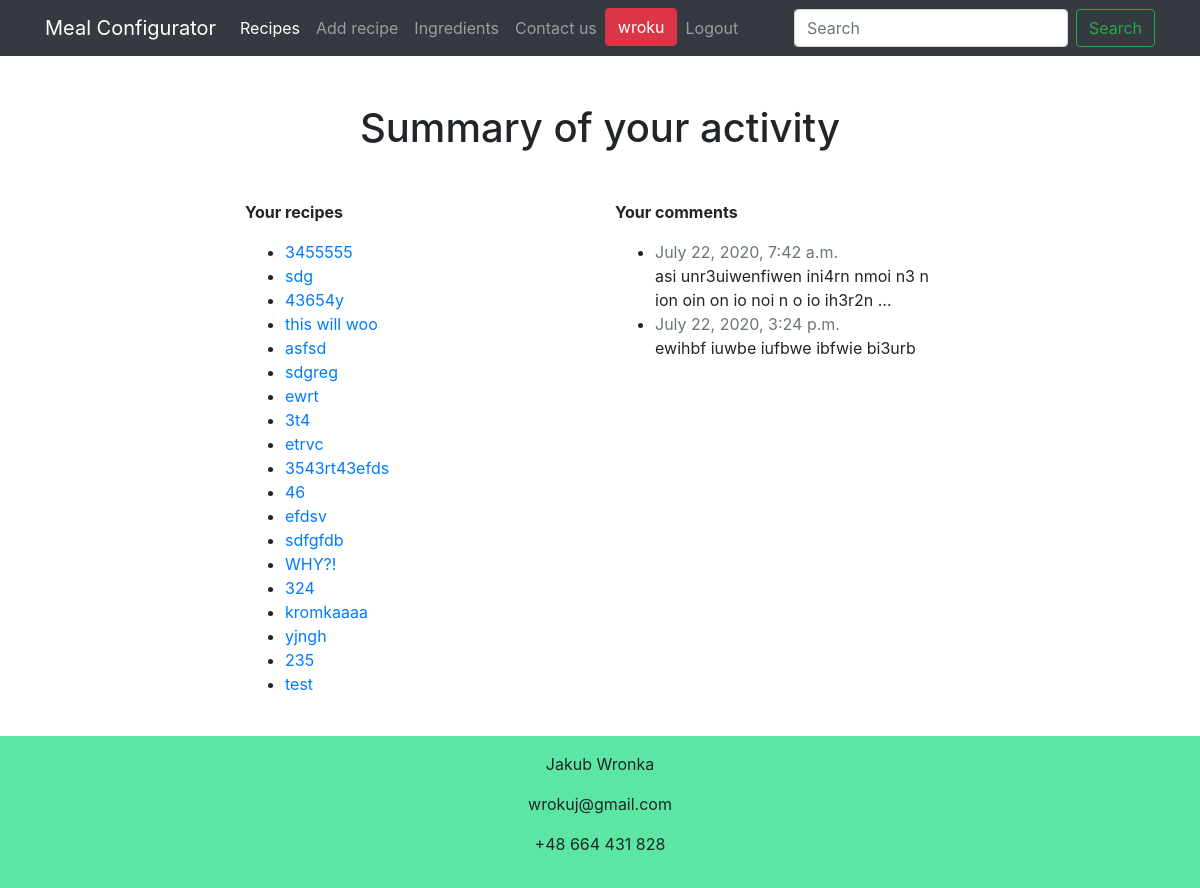
/account/ (signed in), run on an earlier commit of the app's database.
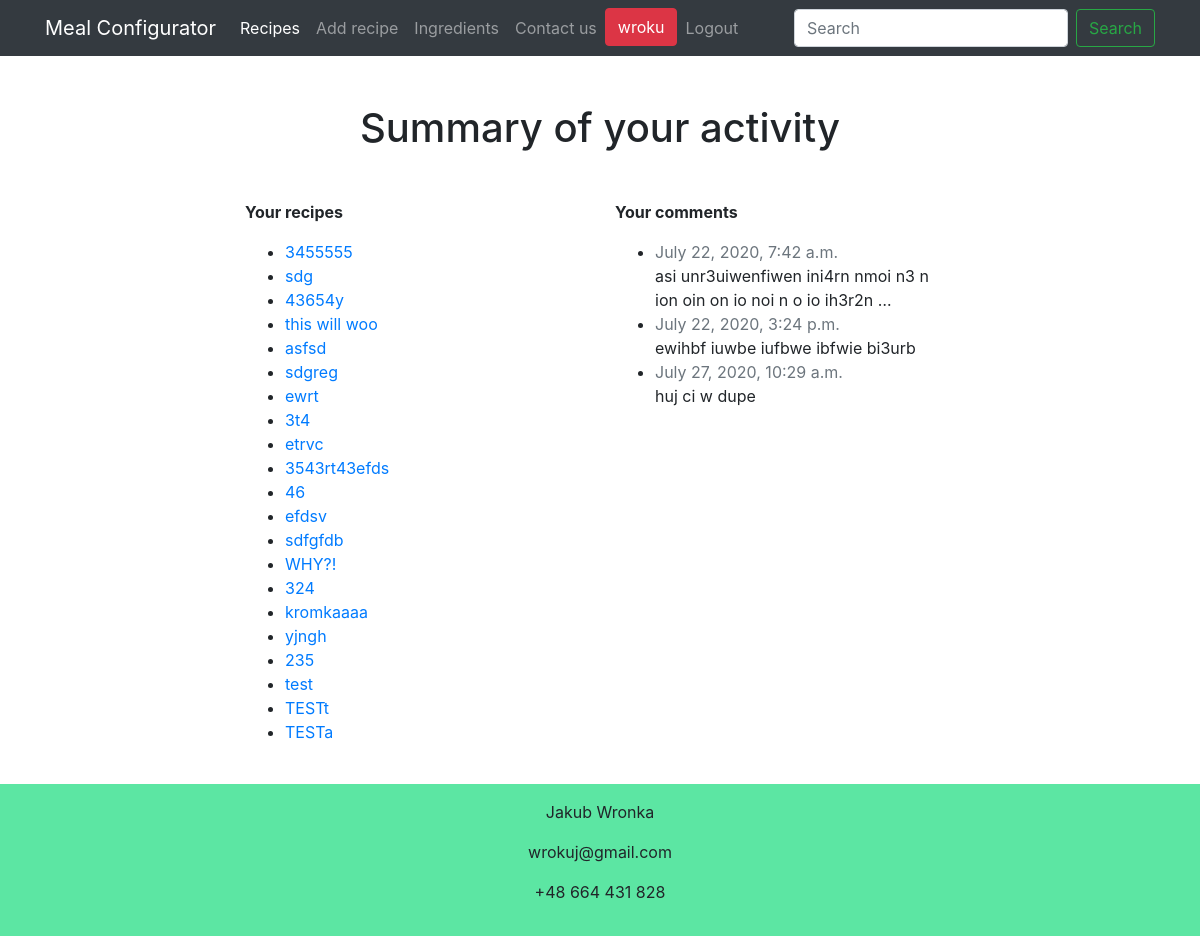
And on a later commit of the database.
### main/models.py (models this page shows, shortened)
class Recipe(models.Model):
    user = models.ForeignKey(User, default=1, null=True, on_delete=models.SET_NULL)
    recipe_posted = models.DateTimeField('date published', auto_now_add=True)
    recipe_name = models.CharField(primary_key=True, unique=True, max_length=255)
    recipe_slug = models.SlugField(null=True, blank=True, unique=True)
    recipe_image = models.ImageField(upload_to=upload_location,
                                     null=True,
                                     blank=True,
                                     width_field='width_field',
                                     height_field='height_field')
    height_field = models.IntegerField(default=0)
    width_field = models.IntegerField(default=0)
    ingredients = models.ManyToManyField(Ingredient, through='Quantity')
    directions = models.TextField()
    preparation_time = models.IntegerField(default=45)
    servings = models.IntegerField(default=2)
    calories_per_serving = models.IntegerField(blank=True, null=True)
    price_per_serving = models.DecimalField(max_digits=7, decimal_places=2)
    objects = RecipeManager()

class Comment(models.Model):
    recipe = models.ForeignKey(Recipe, on_delete=models.CASCADE, related_name='comments')
    user = models.ForeignKey(User, on_delete=models.CASCADE, related_name='comments')
    content = models.TextField(max_length=2000)
    created_on = models.DateTimeField(auto_now_add=True)
    active = models.BooleanField(default=False)

### main/views.py (the view)
# urls.py: path('account/', views.account_details, name='account'),
def account_details(request):
    if request.user.is_authenticated:
        context = {'recipes': Recipe.objects.filter(user=request.user),
                   'comments': Comment.objects.filter(user=request.user)}
        return render(request, 'main/account_details.html', context)
    else:
        return redirect('main:login')

### main/context_processors.py (called while the page is built)
def broadcaster(request):
    kwargs = {
        'foodcategories': FoodCategory.objects.all(),
        'currentuser': request.user,
    }
    return kwargs

### main/templatetags/custom_tags.py (called while the page is built)
@register.filter
def instance_slug(instance):
    return instance.recipe_slug

### main/templates/main/account_details.html
{% extends "main/base.html" %}
{% load custom_tags %}
{% block content %}
<div class="col-8 mx-auto">
    <h1 class="text-center my-5">Summary of your activity</h1>
    <div class="row">
        <div class="col">
            <div class="mb-3"><strong>Your recipes</strong></div>
                {% if recipes %}
                    <ul>
                    {% for recipe in recipes %}
                    <li><a href="/recipes/{{recipe.recipe_slug}}">{{recipe.recipe_name}}</a></li>
                    {% endfor %}
                    </ul>
                {% else %}
                    <div class="alert alert-info" role="alert">
                        You haven't posted any recipe yet. <a href="/add-recipe">Add one!</a>
                    </div>
                {% endif %}
            </div>
        <div class="col">
            <div class="mb-3"><strong>Your comments</strong></div>
                {% if comments %}
                    <ul>
                        {% for comment in comments %}
                        <li>
                            <a href="/recipes/{{comment.recipe|instance_slug}}"><span class="text-muted">{{comment.created_on}}</span></a><br>
                            {{comment.content|truncatewords:15}}
                        </li>
                    {% endfor %}
                    </ul>
                {% else %}
                    <div class="alert alert-info" role="alert">
                        You haven't commented anything yet. <a href="/recipes">Browse recipes</a> and share your opinions.
                    </div>
                {% endif %}
        </div>
    </div>
</div>
{% endblock %}

What changed in the data, as far as the page shows it:
added Recipe: recipe_name "TESTt"
added Recipe: recipe_name "TESTa"
added Comment: created_on "July 27, 2020, 10:29 a.m.", content "huj ci w dupe"
